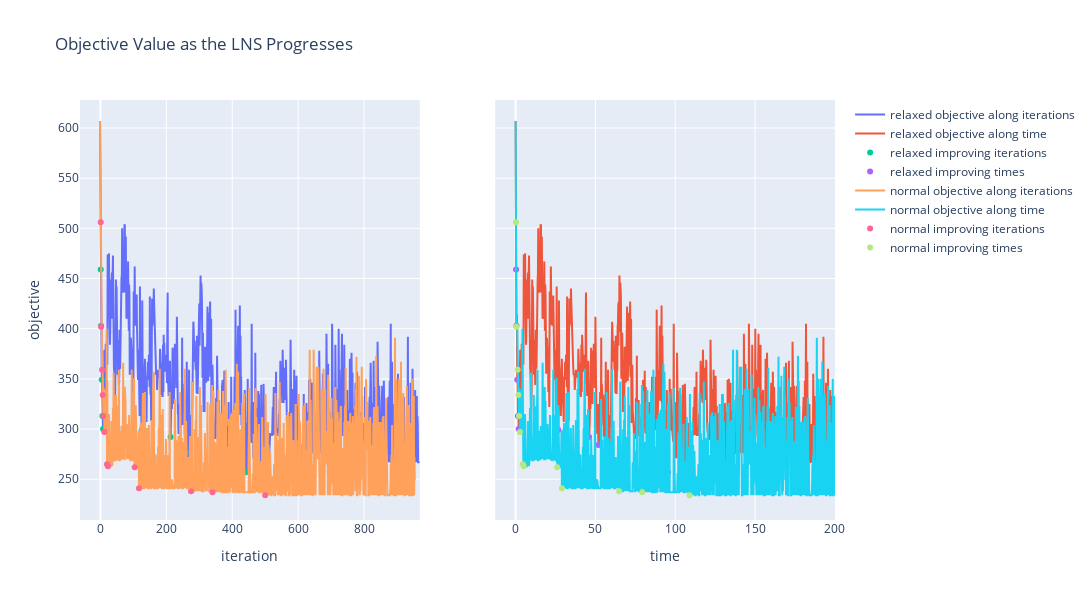

Notebook code for this chart:
### Code cell
fig = make_subplots(
        rows=1,
        cols=2,
        shared_yaxes=True,
    )
plot_solver_stats(relaxed_LNS, fig, "relaxed")
plot_solver_stats(normal_LNS, fig, "normal")
fig.show()

### Figure 1 — Plotly figure (JSON) as saved in the notebook; plotly's stock layout.template omitted (floating-point values rounded to 4 significant figures; data arrays with more than 128 entries replaced by an {"elided": "..."} marker saying what was removed)
{"data": [{"name": "relaxed objective along iterations", "type": "scatter", "x": {"elided": "970 int values"}, "xaxis": "x", "y": {"elided": "970 int values"}, "yaxis": "y"}, {"name": "relaxed objective along time", "type": "scatter", "x": {"elided": "970 str values"}, "xaxis": "x2", "y": {"elided": "970 int values"}, "yaxis": "y2"}, {"mode": "markers", "name": "relaxed improving iterations", "type": "scatter", "x": [1, 2, 4, 6, 8, 125, 213, 240, 259, 265, 442, 601], "xaxis": "x", "y": [459, 403, 349, 313, 300, 299, 292, 284, 276, 268, 257, 253], "yaxis": "y"}, {"mode": "markers", "name": "relaxed improving times", "type": "scatter", "x": ["0.28", "0.51", "1.00", "1.44", "1.92", "26.81", "46.04", "51.87", "55.85", "57.13", "95.51", "126.53"], "xaxis": "x2", "y": [459, 403, 349, 313, 300, 299, 292, 284, 276, 268, 257, 253], "yaxis": "y2"}, {"name": "normal objective along iterations", "type": "scatter", "x": {"elided": "955 int values"}, "xaxis": "x", "y": {"elided": "955 int values"}, "yaxis": "y"}, {"name": "normal objective along time", "type": "scatter", "x": {"elided": "955 str values"}, "xaxis": "x2", "y": {"elided": "955 int values"}, "yaxis": "y2"}, {"mode": "markers", "name": "normal improving iterations", "type": "scatter", "x": [1, 2, 5, 7, 9, 12, 20, 23, 104, 117, 275, 340, 500], "xaxis": "x", "y": [506, 402, 359, 334, 313, 297, 265, 263, 262, 241, 238, 237, 234], "yaxis": "y"}, {"mode": "markers", "name": "normal improving times", "type": "scatter", "x": ["0.23", "0.44", "1.26", "1.70", "2.11", "2.71", "4.43", "5.10", "26.00", "29.00", "64.85", "79.34", "108.99"], "xaxis": "x2", "y": [506, 402, 359, 334, 313, 297, 265, 263, 262, 241, 238, 237, 234], "yaxis": "y2"}], "layout": {"height": 600, "title": {"text": "Objective Value as the LNS Progresses"}, "width": 1600, "xaxis": {"anchor": "y", "domain": [0, 0.45], "title": {"text": "iteration"}}, "xaxis2": {"anchor": "y2", "domain": [0.55, 1], "title": {"text": "time"}}, "yaxis": {"anchor": "x", "domain": [0, 1], "title": {"text": "objective"}}, "yaxis2": {"anchor": "x2", "domain": [0, 1], "matches": "y", "showticklabels": false}}}
